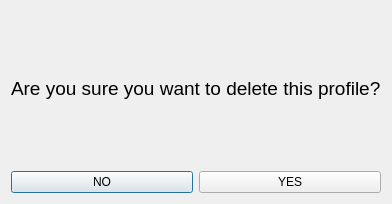
<?xml version="1.0" encoding="UTF-8"?>
<ui version="4.0">
 <class>ConfirmDelete</class>
 <widget class="QDialog" name="ConfirmDelete">
  <property name="geometry">
   <rect>
    <x>0</x>
    <y>0</y>
    <width>389</width>
    <height>204</height>
   </rect>
  </property>
  <property name="windowTitle">
   <string>Confirm Delete</string>
  </property>
  <layout class="QVBoxLayout" name="verticalLayout">
   <item>
    <widget class="QLabel" name="label">
     <property name="sizePolicy">
      <sizepolicy hsizetype="Preferred" vsizetype="Preferred">
       <horstretch>0</horstretch>
       <verstretch>0</verstretch>
      </sizepolicy>
     </property>
     <property name="font">
      <font>
       <pointsize>14</pointsize>
      </font>
     </property>
     <property name="text">
      <string>Are you sure you want to delete this profile?</string>
     </property>
    </widget>
   </item>
   <item>
    <layout class="QHBoxLayout" name="horizontalLayout">
     <item>
      <widget class="QPushButton" name="noButton">
       <property name="sizePolicy">
        <sizepolicy hsizetype="Minimum" vsizetype="Fixed">
         <horstretch>0</horstretch>
         <verstretch>0</verstretch>
        </sizepolicy>
       </property>
       <property name="text">
        <string>NO</string>
       </property>
      </widget>
     </item>
     <item>
      <widget class="QPushButton" name="yesButton">
       <property name="sizePolicy">
        <sizepolicy hsizetype="Minimum" vsizetype="Fixed">
         <horstretch>0</horstretch>
         <verstretch>0</verstretch>
        </sizepolicy>
       </property>
       <property name="text">
        <string>YES</string>
       </property>
      </widget>
     </item>
    </layout>
   </item>
  </layout>
 </widget>
 <resources/>
 <connections/>
</ui>
